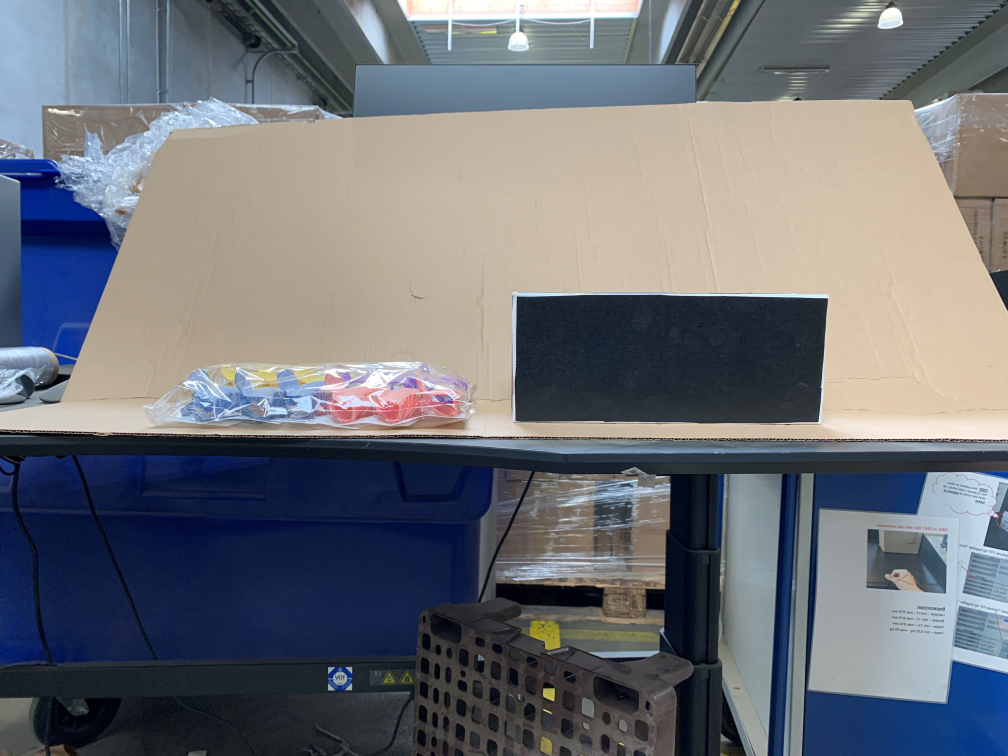
#> input picture test_orig/If.jpg, 4031 x 3023 px, found by its file name (shown at 1/4 size); its folder holds 2 pictures in this run
$ python resize_image.py
#> lines starting #> are read from the running program, lines starting #| are printed output that depends on the picture
# RESIZE import the modules
import os
from os import listdir
import cv2

#create path
os.mkdir("/content/yolov5/test_2")

# get the path/directory
folder_dir = "/content/yolov5/test_orig"
save_dir = "/content/yolov5/test_2"
dim=(403,302)
i=1

for image in os.listdir(folder_dir):
  if image.endswith(".jpg"):

    print(image)
    img = cv2.imread(os.path.join(folder_dir,image))
#> img is the input picture: shape (3023, 4031, 3); mean B, G, R 118.6, 112.5, 109.4
    img_small = cv2.resize(img, dim)
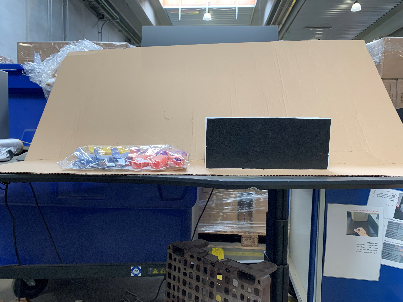
#> img_small: shape (302, 403, 3); mean B, G, R 118.5, 112.4, 109.3
    new_fname = "{}.{}".format(str(image.split('.')[0]), "jpg")
    small_fname = os.path.join(save_dir, new_fname)
    cv2.imwrite(small_fname, img_small)
    i=i-1
#> pass 2 of the loop `for image in os.listdir(folder_dir):`:
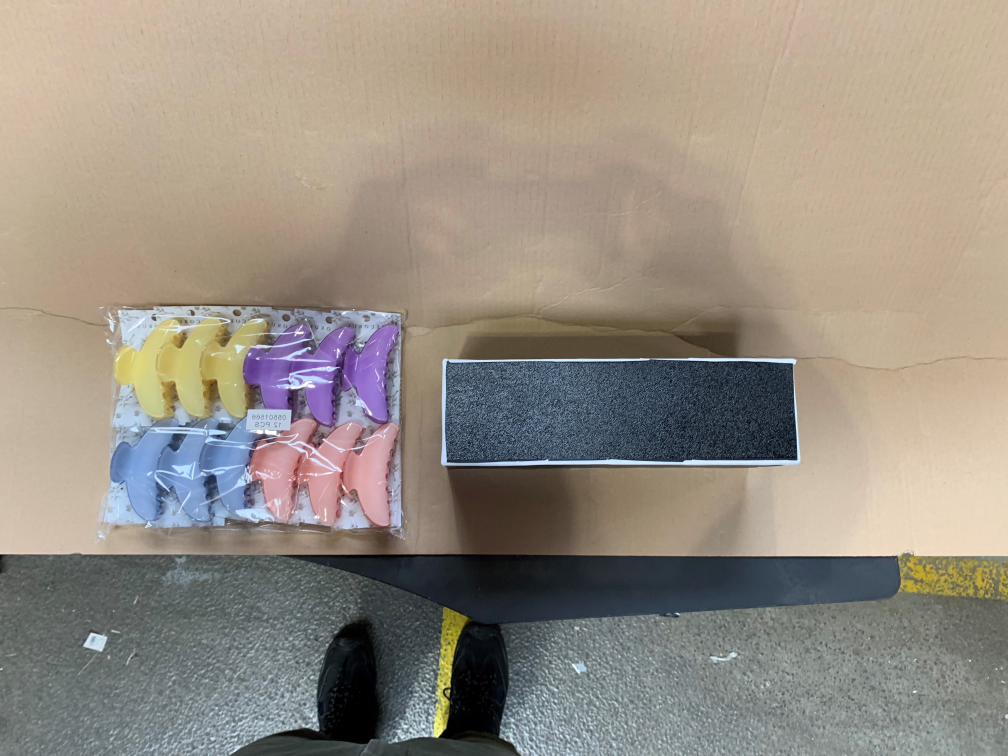
#> input picture test_orig/Is.jpg, 4031 x 3023 px, found by its file name (shown at 1/4 size)
#> img is the input picture: shape (3023, 4031, 3); mean B, G, R 130.6, 141.7, 150.5
#> `img_small = cv2.resize(img, dim)`:
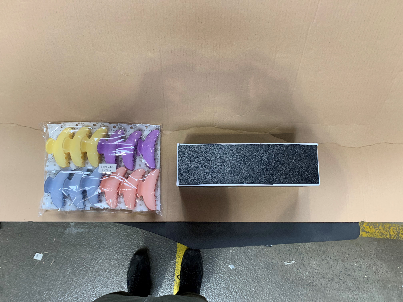
#> img_small: shape (302, 403, 3); mean B, G, R 130.4, 141.6, 150.4
